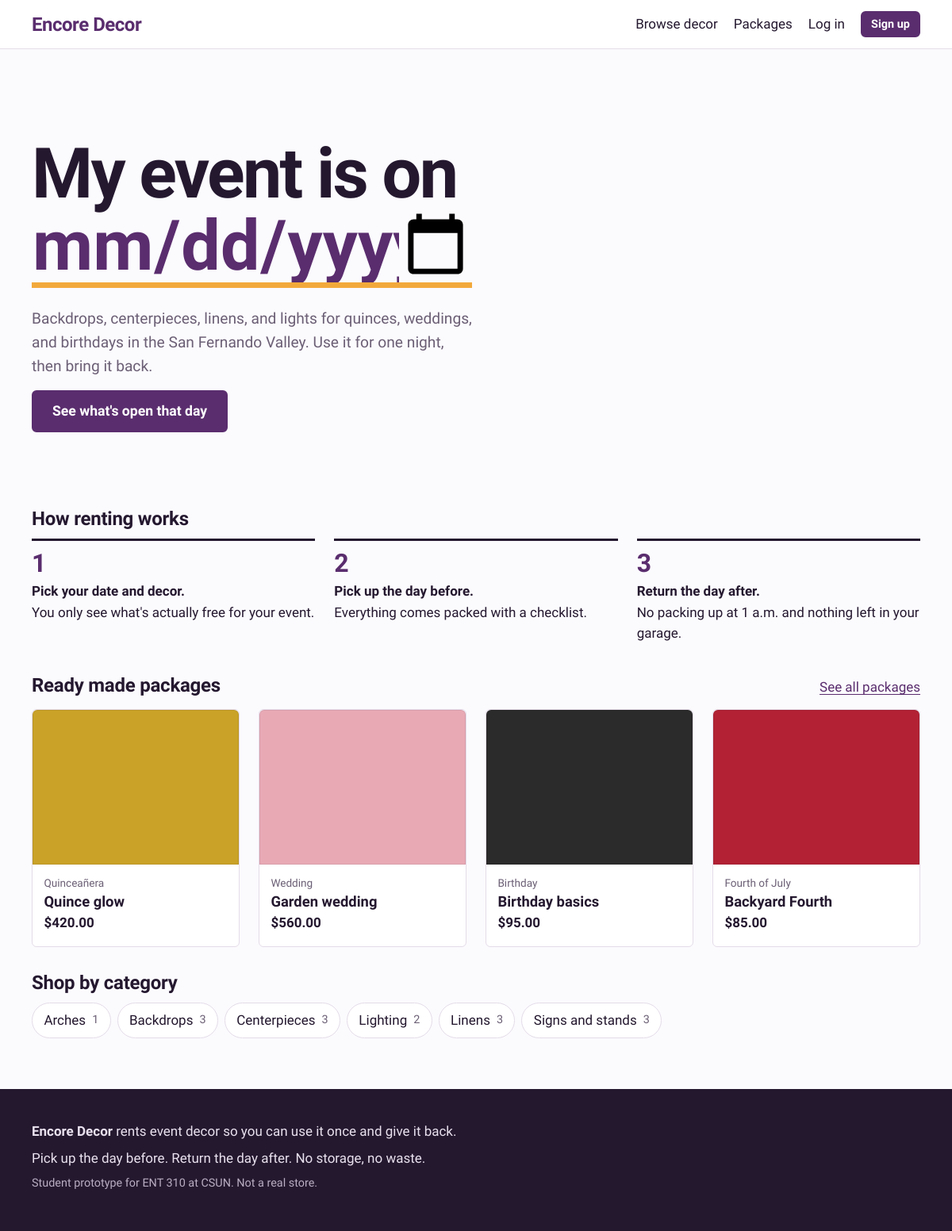
The page / on the database its author committed.
### tables this page shows
CREATE TABLE packages (
  id          INT AUTO_INCREMENT PRIMARY KEY,
  name        VARCHAR(120) NOT NULL,
  event_type  VARCHAR(60)  NOT NULL,
  description TEXT NOT NULL,
  price       DECIMAL(8,2) NOT NULL,
  color_hex   CHAR(7) NOT NULL DEFAULT '#CCCCCC',
  is_active   TINYINT(1) NOT NULL DEFAULT 1
);

CREATE TABLE categories (
  id    INT AUTO_INCREMENT PRIMARY KEY,
  name  VARCHAR(60) NOT NULL,
  slug  VARCHAR(60) NOT NULL UNIQUE
);

### includes/bootstrap.php (called while the page is built, shortened)
<?php
function db(): PDO
{
    static $pdo = null;
    if ($pdo === null) {
        $dsn = 'mysql:host=' . DB_HOST . ';port=' . DB_PORT . ';dbname=' . DB_NAME . ';charset=utf8mb4';
        $pdo = new PDO($dsn, DB_USER, DB_PASS, [
            PDO::ATTR_ERRMODE            => PDO::ERRMODE_EXCEPTION,
            PDO::ATTR_DEFAULT_FETCH_MODE => PDO::FETCH_ASSOC,
            PDO::ATTR_EMULATE_PREPARES   => false,
        ]);
    }
    return $pdo;
}
function base_url(): string
{
    static $base = null;
    if ($base === null) {
        $script = $_SERVER['SCRIPT_NAME'] ?? '';
        $dir = str_replace('\\', '/', dirname($script));
        $base = rtrim($dir, '/');
    }
    return $base;
}
function url(string $path = ''): string
{
    return base_url() . '/' . ltrim($path, '/');
}
function e(?string $text): string
{
    return htmlspecialchars((string) $text, ENT_QUOTES, 'UTF-8');
}
function money($amount): string
{
    return '$' . number_format((float) $amount, 2);
}

### public/index.php (the view, shortened to what this page needs)
<?php
require __DIR__ . '/../includes/bootstrap.php';
$packages = db()->query('SELECT * FROM packages WHERE is_active = 1 ORDER BY id LIMIT 4')->fetchAll();
$categories = db()->query('SELECT c.*, COUNT(i.id) AS item_count
                           FROM categories c
                           LEFT JOIN items i ON i.category_id = c.id AND i.is_active = 1
                           GROUP BY c.id ORDER BY c.name')->fetchAll();
$minDate = date('Y-m-d', strtotime('+2 days'));
require __DIR__ . '/../includes/header.php';
?>
<section class="hero">
  <form class="hero-form" method="get" action="<?= e(url('items.php')) ?>">
    <h1>
      <label for="hero-date">My event is on</label>
      <input id="hero-date" type="date" name="date" min="<?= e($minDate) ?>" required>
    </h1>
    <p class="hero-sub">Backdrops, centerpieces, linens, and lights for quinces, weddings, and birthdays in the San Fernando Valley. Use it for one night, then bring it back.</p>
    <button type="submit" class="btn btn-big">See what's open that day</button>
  </form>
</section>
<section class="steps" aria-labelledby="how">
  <h2 id="how">How renting works</h2>
  <ol class="step-list">
    <li><strong>Pick your date and decor.</strong> You only see what's actually free for your event.</li>
    <li><strong>Pick up the day before.</strong> Everything comes packed with a checklist.</li>
    <li><strong>Return the day after.</strong> No packing up at 1 a.m. and nothing left in your garage.</li>
  </ol>
</section>
<section aria-labelledby="pk">
  <div class="section-head">
    <h2 id="pk">Ready made packages</h2>
    <a href="<?= e(url('packages.php')) ?>">See all packages</a>
  </div>
  <div class="grid">
    <?php foreach ($packages as $p): ?>
      <a class="chip-card" href="<?= e(url('package.php?id=' . $p['id'])) ?>">
        <span class="swatch" style="--swatch: <?= e($p['color_hex']) ?>"></span>
        <span class="chip-body">
          <span class="chip-kicker"><?= e($p['event_type']) ?></span>
          <span class="chip-title"><?= e($p['name']) ?></span>
          <span class="chip-price"><?= money($p['price']) ?></span>
        </span>
      </a>
    <?php endforeach; ?>
  </div>
</section>
<section aria-labelledby="cat">
  <h2 id="cat">Shop by category</h2>
  <ul class="category-list">
    <?php foreach ($categories as $c): ?>
      <li><a href="<?= e(url('items.php?category=' . urlencode($c['slug']))) ?>"><?= e($c['name']) ?> <span><?= (int) $c['item_count'] ?></span></a></li>
    <?php endforeach; ?>
  </ul>
</section>
<?php require __DIR__ . '/../includes/footer.php'; ?>

### public/assets/style.css (style rules this page uses)
:root { --paper: #FBFAFD; --white: #FFFFFF; --ink: #24182F; --muted: #6B5F75; --plum: #5A2D6E; --plum-soft: #F1EAF5; --marigold: #F2A93B; --sage: #2F7A55; --sage-soft: #E5F2EA; --berry: #B3263E; --berry-soft: #FBE9EC; --line: #E4DCE9; --display: "Bricolage Grotesque", "Segoe UI", system-ui, sans-serif; --body: "Atkinson Hyperlegible", "Segoe UI", system-ui, sans-serif; --radius: 6px; --gap: clamp(1rem, 3vw, 1.5rem); }
*, *::before, *::after { box-sizing: border-box; }
html { -webkit-text-size-adjust: 100%; }
body { margin: 0; background: var(--paper); color: var(--ink); font: 400 1.0625rem/1.55 var(--body); }
a { color: var(--plum); text-underline-offset: 0.18em; }
h1, h2, h3 { font-family: var(--display); line-height: 1.1; letter-spacing: -0.01em; margin: 0 0 0.5em; }
h1 { font-size: clamp(2rem, 4vw, 2.75rem); font-weight: 800; }
h2 { font-size: 1.5rem; font-weight: 700; margin-top: 2rem; }
p { margin: 0 0 1rem; max-width: 68ch; }
.btn { display: inline-block; background: var(--plum); color: var(--white); border: 2px solid var(--plum); border-radius: var(--radius); padding: 0.6rem 1.1rem; font: 700 1rem/1.2 var(--body); text-decoration: none; cursor: pointer; }
.btn-big { padding: 0.85rem 1.5rem; font-size: 1.1rem; }
.hero { padding: clamp(2rem, 8vw, 5rem) 0 clamp(2rem, 6vw, 4rem); }
.hero h1 { font-size: clamp(2.5rem, 8vw, 5.5rem); line-height: 1.02; letter-spacing: -0.03em; margin-bottom: 1.5rem; }
.hero h1 label { display: block; }
.hero h1 input[type="date"] { font: inherit; color: var(--plum); border: 0; border-bottom: 0.08em solid var(--marigold); background: transparent; padding: 0; width: 100%; max-width: 11ch; border-radius: 0; }
.hero-sub { font-size: 1.2rem; color: var(--muted); max-width: 52ch; }
.step-list { list-style: none; counter-reset: step; padding: 0; margin: 0; display: grid; gap: var(--gap); grid-template-columns: repeat(auto-fit, minmax(240px, 1fr)); }
.step-list li { counter-increment: step; border-top: 3px solid var(--ink); padding-top: 0.75rem; }
.step-list li::before { content: counter(step); display: block; font: 800 2rem/1 var(--display); color: var(--plum); margin-bottom: 0.4rem; }
.step-list strong { display: block; }
.section-head { display: flex; align-items: baseline; justify-content: space-between; gap: 1rem; flex-wrap: wrap; margin-top: 2.5rem; }
.section-head h1, .section-head h2 { margin: 0 0 1rem; }
.swatch { position: relative; display: block; aspect-ratio: 4 / 3; background: var(--swatch, #ccc); border-radius: var(--radius) var(--radius) 0 0; box-shadow: inset 0 0 0 1px rgba(36, 24, 47, 0.08); object-fit: cover; width: 100%; }
.grid { display: grid; gap: var(--gap); grid-template-columns: repeat(auto-fill, minmax(220px, 1fr)); }
.chip-card { display: flex; flex-direction: column; background: var(--white); border: 1px solid var(--line); border-radius: var(--radius); text-decoration: none; color: var(--ink); }
.chip-body { display: flex; flex-direction: column; gap: 0.15rem; padding: 0.8rem 0.9rem 1rem; }
.chip-kicker { font-size: 0.85rem; color: var(--muted); }
.chip-title { font: 700 1.15rem/1.2 var(--display); }
.chip-price { font-weight: 700; }
input, select, textarea { font: inherit; color: var(--ink); padding: 0.55rem 0.7rem; border: 1px solid #CFC4D6; border-radius: var(--radius); background: var(--white); max-width: 100%; }
.category-list { list-style: none; padding: 0; margin: 0; display: flex; flex-wrap: wrap; gap: 0.5rem; }
.category-list a { display: inline-flex; gap: 0.5rem; align-items: center; padding: 0.5rem 0.9rem; border: 1px solid var(--line); border-radius: 999px; background: var(--white); text-decoration: none; color: var(--ink); }
.category-list span { color: var(--muted); font-size: 0.9rem; }

### rows shown on the page
packages: event_type "Quinceañera", name "Quince glow", price "$420.00"
packages: event_type "Wedding", name "Garden wedding", price "$560.00"
packages: event_type "Birthday", name "Birthday basics", price "$95.00"
packages: event_type "Fourth of July", name "Backyard Fourth", price "$85.00"
categories: name "Arches", item_count "1"
categories: name "Backdrops", item_count "3"
categories: name "Centerpieces", item_count "3"
categories: name "Lighting", item_count "2"
categories: name "Linens", item_count "3"
categories: name "Signs and stands", item_count "3"

### other values the page prints
SITE_NAME "Encore Decor"
$label "Browse decor Packages Log in"
